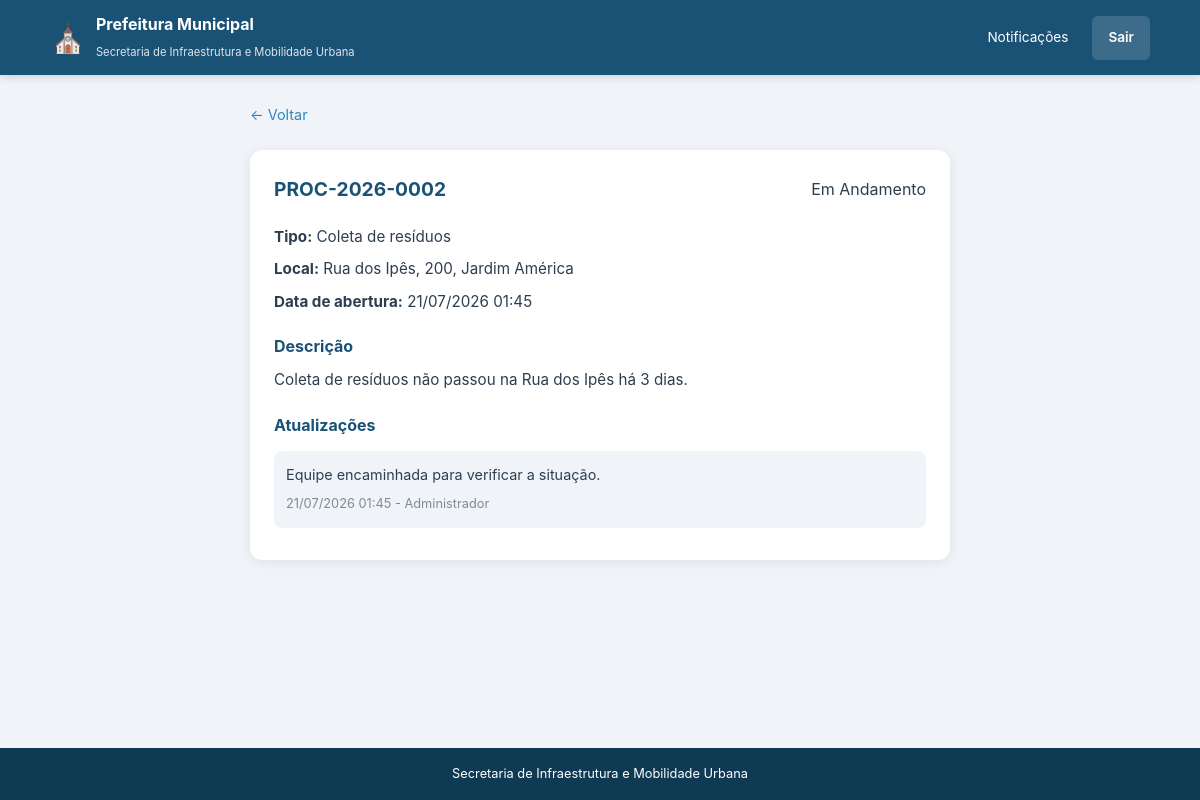
Page /ocorrencias/2 (signed in) on the committed database.
### models.py (models this page shows, shortened)
class Ocorrencia(db.Model):
    __tablename__ = 'ocorrencias'
    id = db.Column(db.Integer, primary_key=True)
    protocolo = db.Column(db.String(20), unique=True, nullable=False)
    cidadao_id = db.Column(db.Integer, db.ForeignKey('cidadaos.id'), nullable=True)
    tipo = db.Column(db.String(100), nullable=False)
    descricao = db.Column(db.Text, nullable=False)
    localizacao = db.Column(db.String(255), nullable=False)
    foto_url = db.Column(db.String(500), nullable=True)
    status = db.Column(db.String(20), default='aberta')
    data_abertura = db.Column(db.DateTime, default=datetime.utcnow)
    data_conclusao = db.Column(db.DateTime, nullable=True)
    atualizacoes = db.relationship('AtualizacaoOcorrencia', backref='ocorrencia', lazy=True)
    avaliacao = db.relationship('Avaliacao', backref='ocorrencia', uselist=False, lazy=True)

class AtualizacaoOcorrencia(db.Model):
    __tablename__ = 'atualizacoes_ocorrencias'
    id = db.Column(db.Integer, primary_key=True)
    ocorrencia_id = db.Column(db.Integer, db.ForeignKey('ocorrencias.id'), nullable=False)
    funcionario_id = db.Column(db.Integer, db.ForeignKey('funcionarios.id'), nullable=False)
    observacao = db.Column(db.Text, nullable=False)
    data_hora = db.Column(db.DateTime, default=datetime.utcnow)
    notificar_cidadao = db.Column(db.Boolean, default=True)

class Funcionario(UserMixin, db.Model):
    __tablename__ = 'funcionarios'
    id = db.Column(db.Integer, primary_key=True)
    nome_completo = db.Column(db.String(255), nullable=False)
    email_institucional = db.Column(db.String(255), unique=True, nullable=False)
    senha_hash = db.Column(db.String(255), nullable=False)
    setor = db.Column(db.String(100), nullable=False)
    ativo = db.Column(db.Boolean, default=True)
    atualizacoes = db.relationship('AtualizacaoOcorrencia', backref='funcionario', lazy=True)

### routes/ocorrencias.py (the view)
@ocorrencias_bp.route('/ocorrencias/<int:ocorrencia_id>')
@login_required
def detalhe_ocorrencia(ocorrencia_id):
    ocorrencia = Ocorrencia.query.get_or_404(ocorrencia_id)
    return render_template('detalhe_ocorrencia.html', ocorrencia=ocorrencia)

### app.py (called while the page is built)
@login_manager.user_loader
def load_user(user_id):
    parts = user_id.split('_', 1)
    if parts[0] == 'c':
        return Cidadao.query.get(int(parts[1]))
    elif parts[0] == 'f':
        return Funcionario.query.get(int(parts[1]))
    return None

### templates/detalhe_ocorrencia.html (shortened to what this page needs)
{% extends "base.html" %}
{% block css %}<link rel="stylesheet" href="{{ url_for('static', filename='css/ocorrencias.css') }}">{% endblock %}
{% block conteudo %}
<div class="detalhe-container">
    <a href="{{ url_for('ocorrencias.listar_ocorrencias') }}" class="btn-voltar">&#8592; Voltar</a>
    <div class="detalhe-card">
        <div class="detalhe-header">
            <h1>{{ ocorrencia.protocolo }}</h1>
            <span class="status status-{{ ocorrencia.status }}">{{ ocorrencia.status|replace('_', ' ')|title }}</span>
        </div>
        <div class="detalhe-info">
            <p><strong>Tipo:</strong> {{ ocorrencia.tipo }}</p>
            <p><strong>Local:</strong> {{ ocorrencia.localizacao }}</p>
            <p><strong>Data de abertura:</strong> {{ ocorrencia.data_abertura.strftime('%d/%m/%Y %H:%M') }}</p>
        </div>
        <div class="detalhe-descricao">
            <h3>Descrição</h3>
            <p>{{ ocorrencia.descricao }}</p>
        </div>
        {% if ocorrencia.atualizacoes %}
            <div class="detalhe-atualizacoes">
                <h3>Atualizações</h3>
                {% for atualizacao in ocorrencia.atualizacoes %}
                    <div class="atualizacao-item">
                        <p>{{ atualizacao.observacao }}</p>
                        <small>{{ atualizacao.data_hora.strftime('%d/%m/%Y %H:%M') }} - {{ atualizacao.funcionario.nome_completo }}</small>
                    </div>
                {% endfor %}
            </div>
        {% endif %}
    </div>
</div>
{% endblock %}

### static/css/estilo_global.css (style rules this page uses)
* { margin: 0; padding: 0; box-sizing: border-box; }
:root { --cor-primaria: #1a5276; --cor-primaria-escura: #0e3a54; --cor-secundaria: #2e86c1; --cor-destaque: #f39c12; --cor-sucesso: #27ae60; --cor-erro: #e74c3c; --cor-fundo: #f0f4f8; --cor-texto: #2c3e50; --cor-texto-claro: #7f8c8d; --cor-branco: #ffffff; --cor-borda: #dce1e8; --sombra: 0 2px 12px rgba(0,0,0,0.08); --raio: 12px; }
html, body { height: 100%; }
body { font-family: -apple-system, BlinkMacSystemFont, 'Segoe UI', Roboto, sans-serif; background: var(--cor-fundo); color: var(--cor-texto); line-height: 1.6; display: flex; flex-direction: column; min-height: 100vh; }

### static/css/ocorrencias.css (style rules this page uses)
.detalhe-container { max-width: 700px; margin: 0 auto; }
.btn-voltar { display: inline-block; color: var(--cor-secundaria); text-decoration: none; font-size: 0.9rem; margin-bottom: 16px; padding: 8px 0; }
.detalhe-card { background: var(--cor-branco); border-radius: var(--raio); box-shadow: var(--sombra); padding: 24px; }
.detalhe-header { display: flex; justify-content: space-between; align-items: center; margin-bottom: 20px; flex-wrap: wrap; gap: 8px; }
.detalhe-header h1 { font-size: 1.2rem; color: var(--cor-primaria); }
.detalhe-info { display: flex; flex-direction: column; gap: 8px; margin-bottom: 20px; }
.detalhe-info p { font-size: 0.95rem; }
.detalhe-descricao { margin-bottom: 20px; }
.detalhe-descricao h3 { font-size: 1rem; color: var(--cor-primaria); margin-bottom: 8px; }
.detalhe-descricao p { font-size: 0.95rem; line-height: 1.7; color: var(--cor-texto); }
.detalhe-atualizacoes { margin-top: 20px; }
.detalhe-atualizacoes h3 { font-size: 1rem; color: var(--cor-primaria); margin-bottom: 12px; }
.atualizacao-item { background: var(--cor-fundo); padding: 12px; border-radius: 8px; margin-bottom: 8px; }
.atualizacao-item p { font-size: 0.9rem; margin-bottom: 4px; }
.atualizacao-item small { font-size: 0.8rem; color: var(--cor-texto-claro); }

### rows in the picture
Ocorrencia: protocolo "PROC-2026-0002", status "Em Andamento", tipo "Coleta de resíduos", localizacao "Rua dos Ipês, 200, Jardim América", data_abertura "21/07/2026 01:45", descricao "Coleta de resíduos não passou na Rua dos Ipês há 3 dias."
AtualizacaoOcorrencia: observacao "Equipe encaminhada para verificar a situação.", data_hora "21/07/2026 01:45", funcionario.nome_completo "Administrador"
